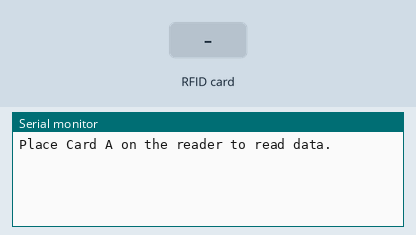
Simulated run of this sketch. Board: Arduino Uno, built with avr-gcc and run on an emulated ATmega328P. Shown: the last lines printed to the serial monitor. The inputs (shaded band) are chosen by the test bench.

Above: at 1.2 s.
1.3 s: RFID card 5E 7A 19 C4 held to the reader
At 2.1 s:
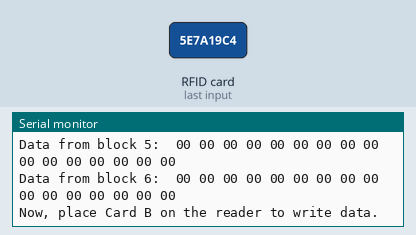
2.8 s: RFID card 5E 7A 19 C4 held to the reader
At 4.0 s:
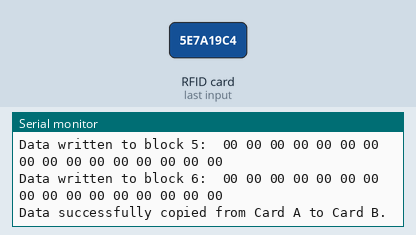

The sketch:

readAndWriteSector.ino
```cpp
// To be used in conjunction with Arduino UNO and RFID-RC522 Module within the ARDUINO IDE

#include <SPI.h>
#include <MFRC522.h>

#define RST_PIN         9
#define SS_PIN          10

MFRC522 mfrc522(SS_PIN, RST_PIN);
MFRC522::MIFARE_Key key;

//intialise
void setup() {
    Serial.begin(9600);
    while (!Serial);
    SPI.begin();
    mfrc522.PCD_Init();

    for (byte i = 0; i < 6; i++) {
        key.keyByte[i] = 0xFF;
    }

    Serial.println(F("Place Card A on the reader to read data."));
}

void loop() {
    static bool cardARead = false;
    static byte bufferA[3][16]; // buffer to store data read from Card A (blocks 4, 5, 6)

    //card A reading
    if (!cardARead && mfrc522.PICC_IsNewCardPresent() && mfrc522.PICC_ReadCardSerial()) {
        Serial.println(F("Reading data from Card A (blocks 4, 5, and 6)..."));

        for (byte blockAddr = 4; blockAddr <= 6; blockAddr++) {
            // Authenticate and read data
            MFRC522::StatusCode status = mfrc522.PCD_Authenticate(MFRC522::PICC_CMD_MF_AUTH_KEY_A, 7, &key, &(mfrc522.uid));
            if (status != MFRC522::STATUS_OK) {
                Serial.print(F("Authentication failed: "));
                Serial.println(mfrc522.GetStatusCodeName(status));
                return;
            }

            byte buffer[18];
            byte size = sizeof(buffer);
            status = mfrc522.MIFARE_Read(blockAddr, buffer, &size);
            if (status != MFRC522::STATUS_OK) {
                Serial.print(F("Read failed at block ")); Serial.println(blockAddr);
                Serial.println(mfrc522.GetStatusCodeName(status));
                return;
            }

            memcpy(bufferA[blockAddr - 4], buffer, 16);//store data in buffer
            Serial.print(F("Data from block ")); Serial.print(blockAddr); Serial.print(F(": "));
            dump_byte_array(buffer, 16);
            Serial.println();
        }

        cardARead = true;
        Serial.println(F("Now, place Card B on the reader to write data."));

        mfrc522.PICC_HaltA();
        mfrc522.PCD_StopCrypto1();
    }

    if (cardARead && mfrc522.PICC_IsNewCardPresent() && mfrc522.PICC_ReadCardSerial()) {
        Serial.println(F("Writing data to Card B (blocks 4, 5, and 6)..."));

        for (byte blockAddr = 4; blockAddr <= 6; blockAddr++) {
            MFRC522::StatusCode status = mfrc522.PCD_Authenticate(MFRC522::PICC_CMD_MF_AUTH_KEY_B, 7, &key, &(mfrc522.uid));
            if (status != MFRC522::STATUS_OK) {
                Serial.print(F("Authentication failed: "));
                Serial.println(mfrc522.GetStatusCodeName(status));
                return;
            }

            status = mfrc522.MIFARE_Write(blockAddr, bufferA[blockAddr - 4], 16);
            if (status != MFRC522::STATUS_OK) {
                Serial.print(F("Write failed at block ")); Serial.println(blockAddr);
                Serial.println(mfrc522.GetStatusCodeName(status));
                return;
            }

            Serial.print(F("Data written to block ")); Serial.print(blockAddr); Serial.print(F(": "));
            dump_byte_array(bufferA[blockAddr - 4], 16);
            Serial.println();
        }

        Serial.println(F("Data successfully copied from Card A to Card B."));

        mfrc522.PICC_HaltA();
        mfrc522.PCD_StopCrypto1();

        cardARead = false;
    }
}

void dump_byte_array(byte *buffer, byte bufferSize) {
    for (byte i = 0; i < bufferSize; i++) {
        Serial.print(buffer[i] < 0x10 ? " 0" : " ");
        Serial.print(buffer[i], HEX);
    }
}
```

Measured:
- after the input at 1.3 s, the serial monitor: prints a new line at once (image 1)
- after the input at 2.8 s, the serial monitor: prints a new line at once (image 2)
